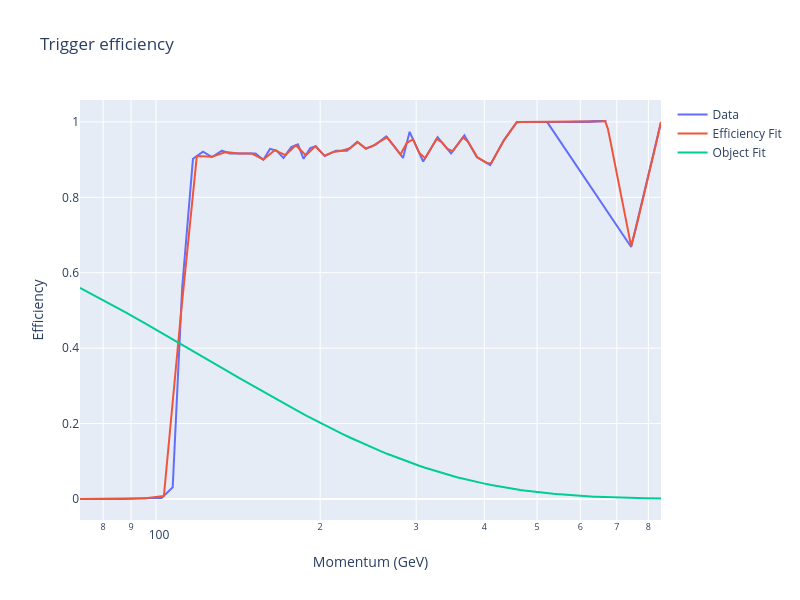

Notebook source saved alongside this figure:
### Code cell
plot_trigger(susy, susy_eff, susy_soln, "log")
